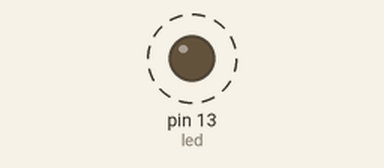
Simulated run of this sketch. Board: Arduino Uno, built with avr-gcc and run on an emulated ATmega328P. Parts: output pins drawn as LEDs (lit = HIGH). Dashed ring = blinking.

Above: at 0.12 s.
Timing chart, 0 to 3.0 s (numbered marks = the images above):
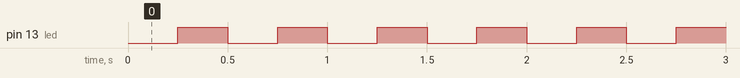

The sketch:

interrupcion_periodica.ino
```cpp
#include <TimerOne.h>

uint8_t led = 13;

uint8_t estado_led = LOW;
uint32_t medio_periodo = 250000; // periodo en us

void setup() {
  // put your setup code here, to run once:
  pinMode(led, OUTPUT);
  Timer1.initialize(medio_periodo);
  Timer1.attachInterrupt(blink_led);
}

void loop() {
  // put your main code here, to run repeatedly:

}

void blink_led (void) {
  estado_led = !estado_led;
  digitalWrite(led, estado_led);
}
```

Measured:
- by itself, pin 13 (led): alternates HIGH for 0.25 s and LOW for 0.25 s
